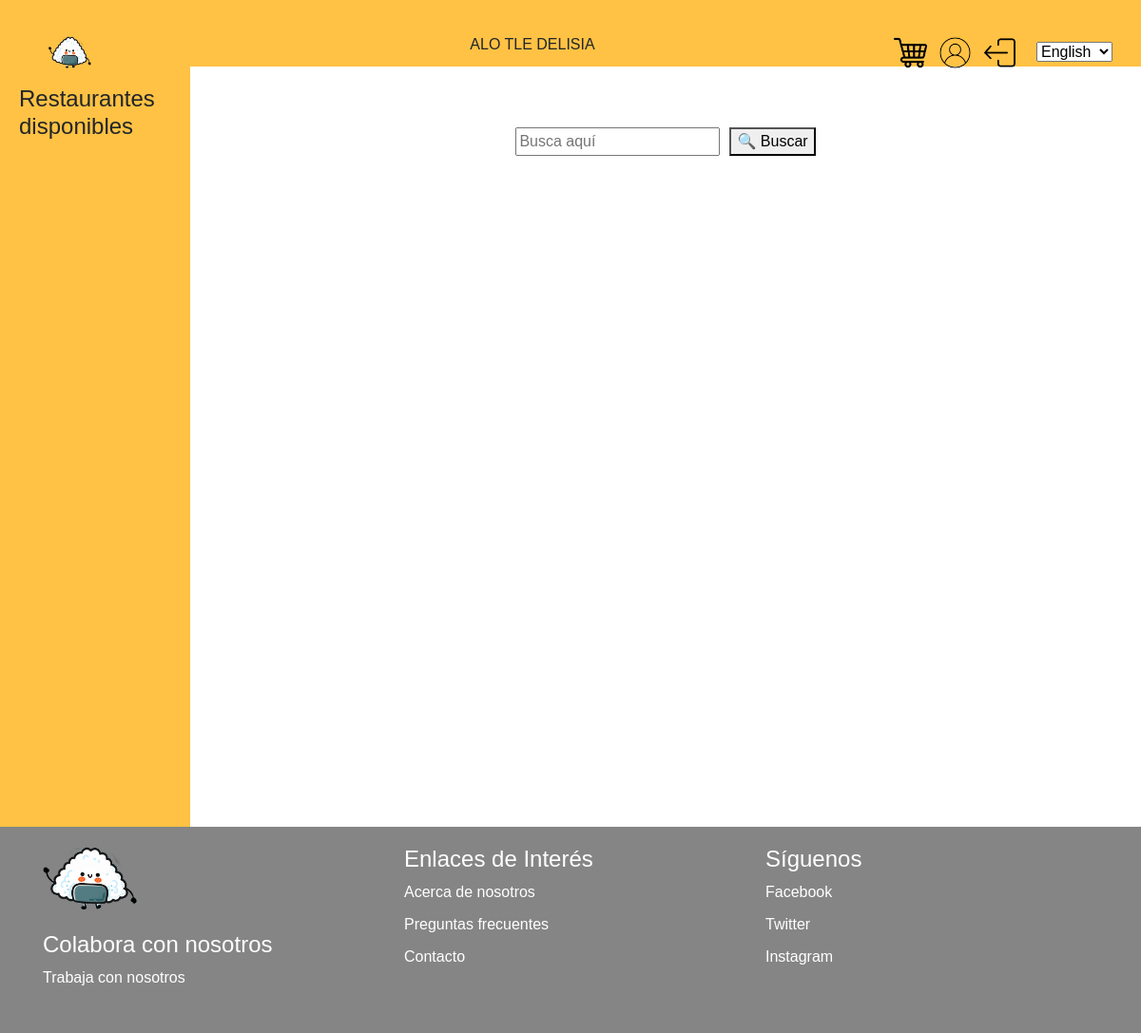
Before: /RestaurantesFusion with the older database file.
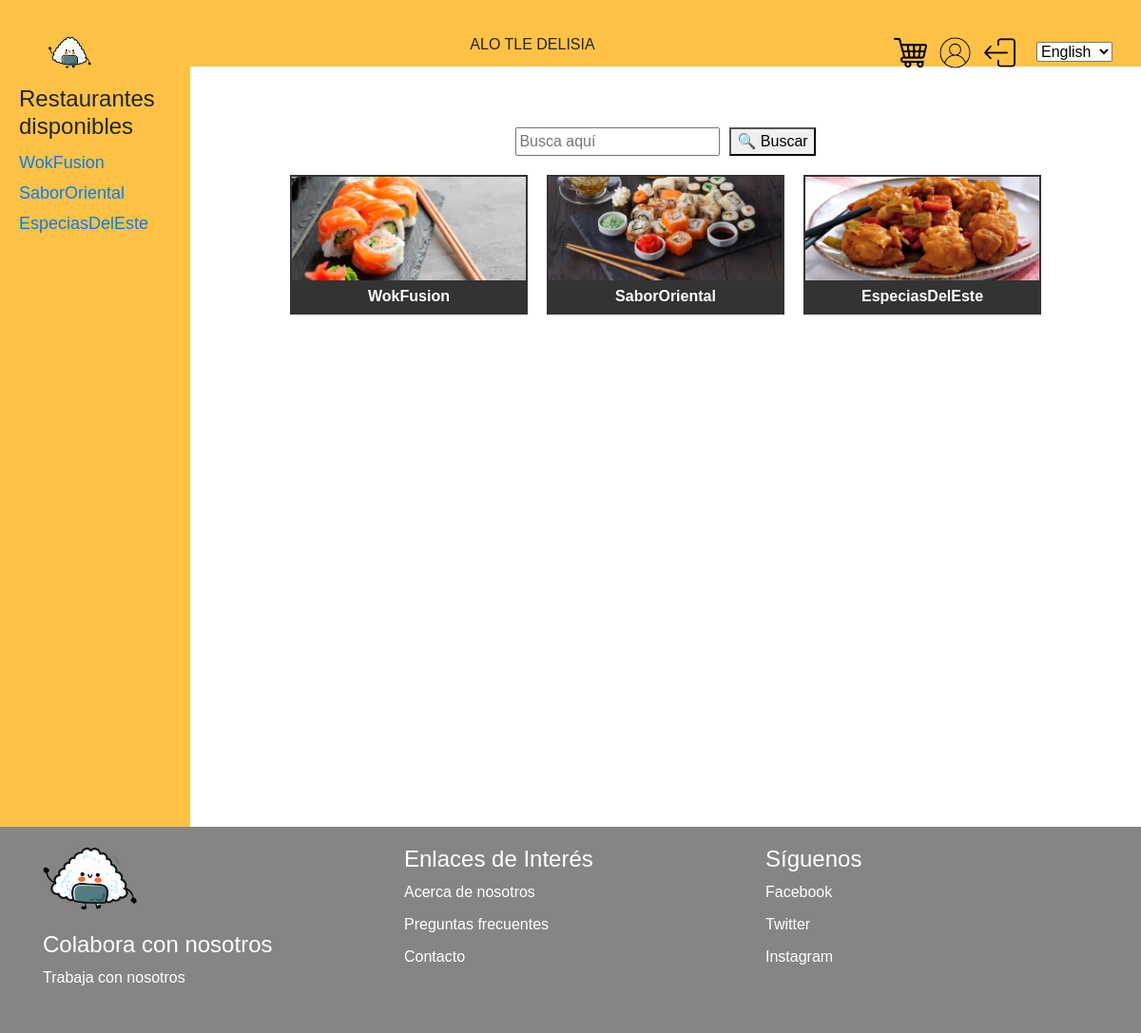
After: the same page with the newer database file.
### myapp/models.py (models this page shows)
class Restaurante(models.Model):
    idRestaurante = models.AutoField(primary_key=True)
    nombre = models.CharField(max_length=255)
    ubicacion = models.CharField(max_length=255)
    horario = models.CharField(max_length=255)
    descripcion = models.TextField()
    idTipoRestaurante = models.ForeignKey(TipoRestaurante, on_delete=models.CASCADE)

### myapp/views.py (the view)
# urls.py: path('RestaurantesFusion', listaFusion, name='fusion'),
def listaFusion(request):
    restauranteTipo1 = Restaurante.objects.filter(idTipoRestaurante=4)
    context = {
        'restaurantes': restauranteTipo1,
    }
    return render(request, 'myapp/tipoFusion.html', context)

### myapp/templates/myapp/tipoFusion.html
{% extends 'base.html' %}
{% block content %}
    {% load static %}
    <link rel="stylesheet" href="{% static 'css/stylePrincipal.css' %}">
    <link rel="stylesheet" href="{% static 'css/stylerestaurantesSushi.css' %}">
    <div class="wrapper">
        <aside class="lado">
            <h2>Restaurantes disponibles</h2>
            <ul>
                {% for unRestaurante in restaurantes %}
                    <li><a href="{% url unRestaurante.nombre %}" class="restaurante-link">{{ unRestaurante.nombre }}</a></li>
                {% endfor %}
            </ul>
        </aside>
        <main class="principal">
            <div class="primerBloque">
                <br>
                <div class="buscador">
                    <input type="text" class="buscar" placeholder="Busca aquí">
                    <button class="search-button">&#128269; Buscar</button>
                </div>
            </div>
            <div class="restaurantes">
                {% for unRestaurante in restaurantes %}
                    <a href="{% url unRestaurante.nombre %}" class="restaurante-link">
                        <div class="restaurante1">
                            <img src="{% static 'imagenes/' %}{{ unRestaurante.nombre|lower }}.png" alt="{{ unRestaurante.nombre }}">
                            <p>{{ unRestaurante.nombre }}</p>
                        </div>
                    </a>
                {% endfor %}
            </div>
        </main>
    </div>
{% endblock %}

### myapp/templates/myapp/base.html (shortened to what this page needs)
{% load static %}
<!DOCTYPE html>
<html lang="en">
<head>
    <link rel="stylesheet" href="https://stackpath.bootstrapcdn.com/bootstrap/4.3.1/css/bootstrap.min.css">
    <link rel="stylesheet" href="{% static 'css/stylePrincipal.css' %}">
</head>
<body>
    <div class="header-desktop">
        <div class="container">
            <div class="row d-flex align-items-center">
                <div class="col d-flex justify-content-start">
                    <button class="logo-btn-desktop">
                        <a href="{% url 'principal' %}"><img src="{% static 'imagenes/logo.png' %}" alt="LOGO" style="width: 45px; height: 35px;"></a>
                    </button>
                </div>
                <div class="col d-flex justify-content-center">
                    <p>ALO TLE DELISIA</p>
                </div>
                <div class="col d-flex justify-content-end">
                    <button class="carrito-btn-desktop">
                        <img src="{% static 'imagenes/carrito.png' %}" alt="CARRITO" style="width: 35px; height: 35px;">
                    </button>
                    <button class="usuario-btn-desktop">
                        <img src="{% static 'imagenes/perfil.png' %}" alt="USUARIO" style="width: 35px; height: 35px;">
                    </button>
                    <button class="cerrar-btn-desktop">
                        <a href="{% url 'cerrar' %}">
                            <img src="{% static 'imagenes/cerrar.png' %}" alt="CERRAR" style="width: 35px; height: 35px;">
                        </a>
                    </button>
                </div>
                <div class="idioma">
                    <select>
                        <option value="english">English</option>
                    </select>
                </div>
            </div>
        </div>
    </div>
    <main>
        {% block content %}
        {% endblock %}
    </main>
    <footer class="footer">
        <div class="container">
            <div class="row">
                <div class="col-md-4">
                    <div class="footer-content">
                        <a href="{% url 'principal' %}"><img src="{% static 'imagenes/logo.png' %}" alt="Logo" class="footer-logo"></a>
                        <h4>Colabora con nosotros</h4>
                        <ul style="list-style: none; padding: 0;">
                            <li>Trabaja con nosotros</li>
                        </ul>
                    </div>
                </div>
                <div class="col-md-4">
                    <div class="footer-content">
                        <h4>Enlaces de Interés</h4>
                        <ul>
                            <li>Acerca de nosotros</li>
                            <li>Preguntas frecuentes</li>
                            <li>Contacto</li>
                        </ul>
                    </div>
                </div>
                <div class="col-md-4">
                    <div class="footer-content">
                        <h4>Síguenos</h4>
                        <ul>
                            <li>Facebook</li>
                            <li>Twitter</li>
                            <li>Instagram</li>
                        </ul>
                    </div>
                </div>
            </div>
        </div>
    </footer>
</body>
</html>

### myapp/static/css/stylePrincipal.css (style rules this page uses)
body { font-family: Arial; }
.header-desktop { background-color: #ffc244; padding: 35px 0; height: 60px; }
.logo-btn-desktop { background: none; border: none; color: white; font-size: 14px; cursor: pointer; }
.carrito-btn-desktop { background: none; border: none; color: white; font-size: 14px; cursor: pointer; }
.usuario-btn-desktop { background: none; border: none; color: white; font-size: 14px; cursor: pointer; }
.cerrar-btn-desktop { background: none; border: none; color: white; font-size: 14px; cursor: pointer; }
.footer { background-color: black; }
.footer h4 { color: white; }
.footer ul { list-style: none; padding: 0; }
.footer li { margin-bottom: 10px; }
.footer a { color: white; text-decoration: none; }
.footer-logo { width: 100px; height: auto; margin-bottom: 20px; }
.footer { background-color: #858585; color: white; padding: 20px 0; }
.footer-content { display: flex; flex-direction: column; }

### myapp/static/css/stylerestaurantesSushi.css (style rules this page uses)
.wrapper { display: flex; justify-content: space-between; min-height: 100vh; }
.principal { flex: 1; padding: 20px; display: flex; flex-direction: column; align-items: center; }
.buscador { display: flex; align-items: center; justify-content: center; text-align: center; margin-bottom: 20px; }
.restaurantes { display: flex; flex-wrap: wrap; gap: 20px; }
.restaurante1 { flex: 1; max-width: 250px; border: 2px solid #333; text-align: center; margin-bottom: 20px; overflow: hidden; }
.restaurante1 img { max-width: 100%; max-height: 150px; display: block; margin: 0 auto; }
.restaurante1 p { background-color: #333; color: #fff; padding: 5px; margin: 0; font-weight: bold; }
.buscador { display: flex; align-items: center; justify-content: center; text-align: center; margin-top: 20px; }
.buscar { margin-right: 10px; }
aside h2 { font-size: 24px; margin-bottom: 10px; }
aside ul { list-style: none; padding: 0; }
aside li { font-size: 18px; margin-bottom: 5px; }
aside { width: 200px; background-color: #ffc244; padding: 20px; }

Changed rows visible on the page:
added Restaurante: nombre "WokFusion", shows a picture
added Restaurante: nombre "SaborOriental", shows a picture
added Restaurante: nombre "EspeciasDelEste", shows a picture
